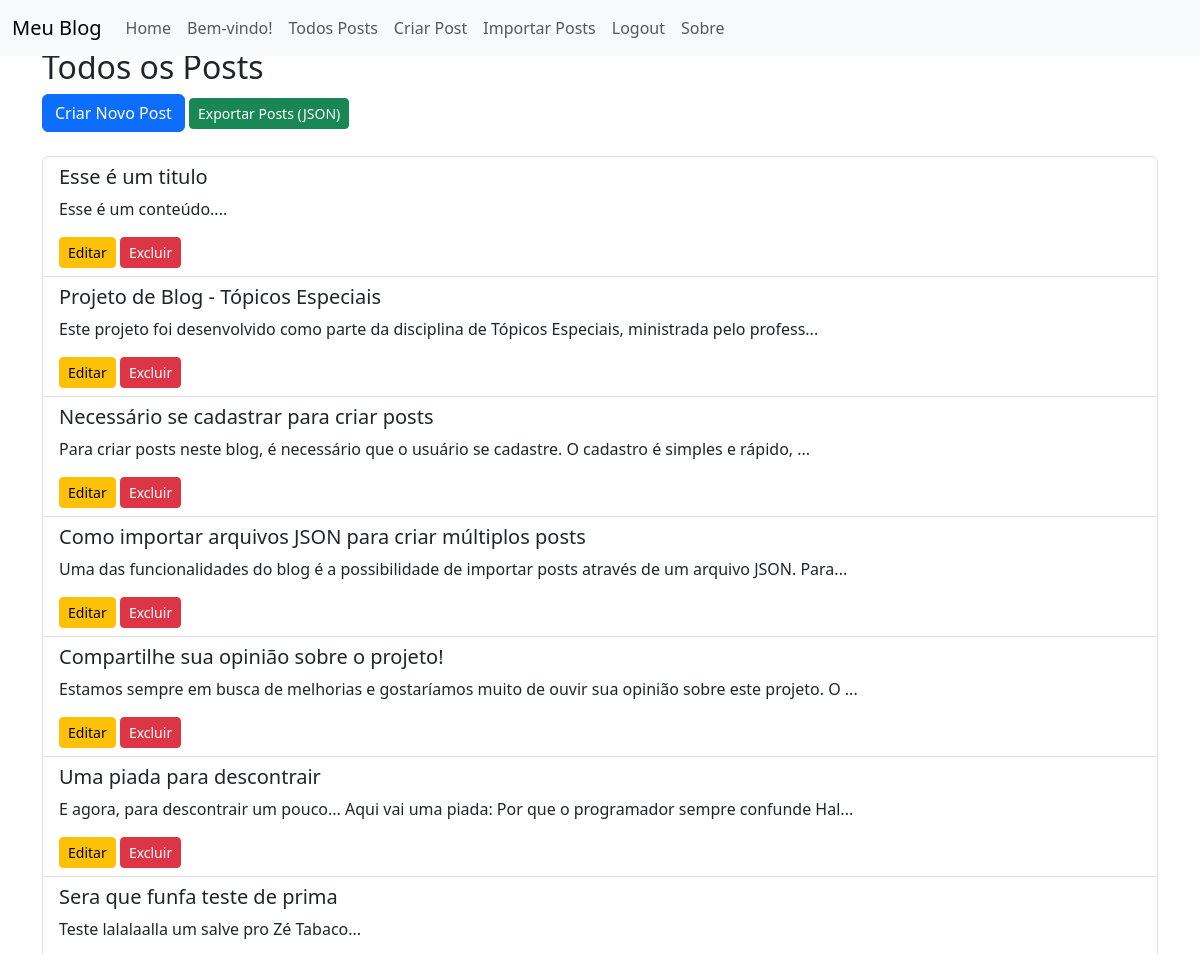
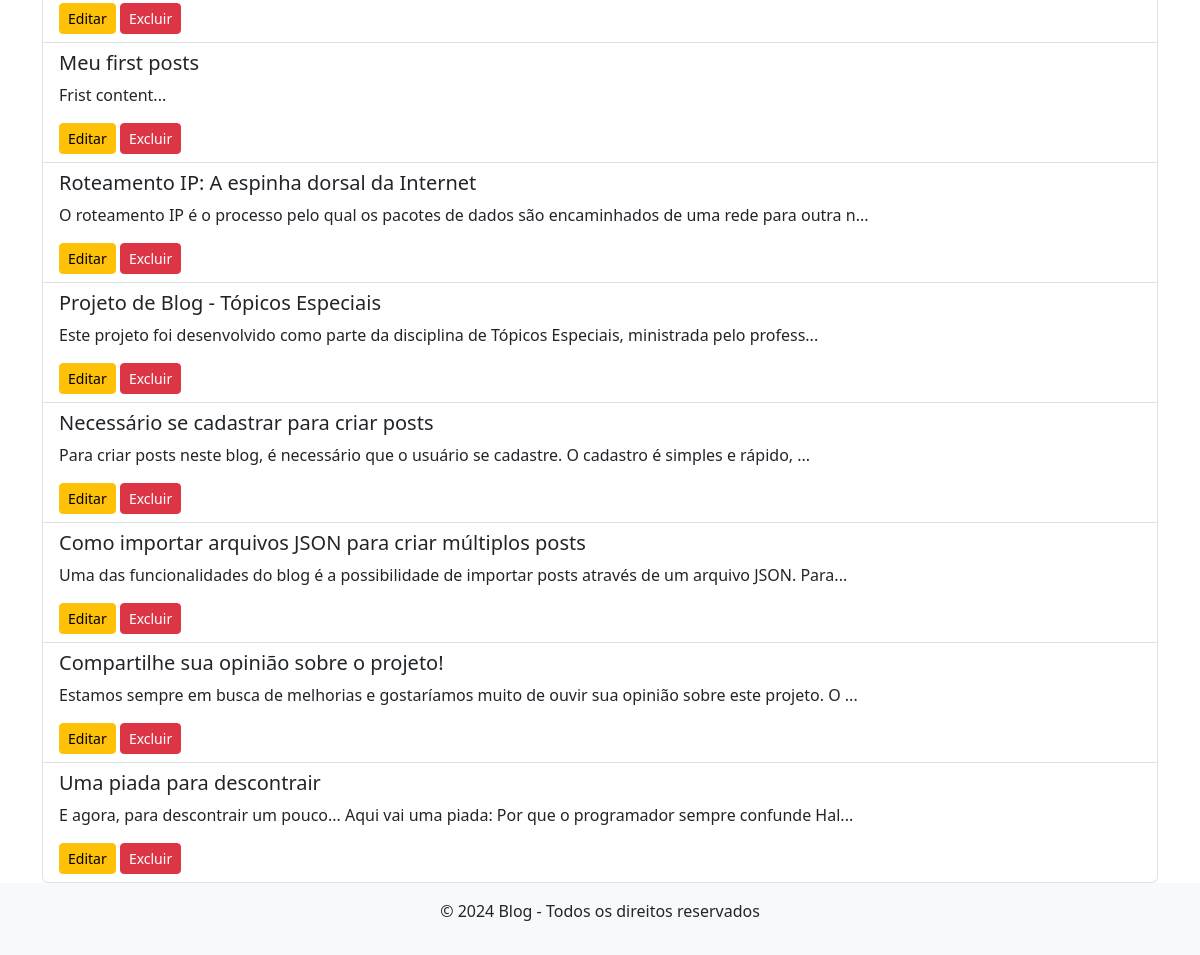
/posts (signed in), run on the app's committed database (2 pictures, top to bottom).
### models/post.py (models this page shows)
class Post(db.Model):
    id = db.Column(db.Integer, primary_key=True)
    title = db.Column(db.String(200), nullable=False)
    content = db.Column(db.Text, nullable=False)
    user_id = db.Column(db.Integer, db.ForeignKey('user.id'), nullable=False)
    created_at = db.Column(db.DateTime, default=datetime.now, nullable=False)
    user = relationship('User', back_populates='posts')

### routes.py (the view)
    @app.route('/posts')
    def listar_posts():
        posts = Post.query.order_by(Post.created_at.desc()).all()
        return render_template('listar_posts.html', posts=posts)

### templates/listar_posts.html
{% extends 'base.html' %}
{% block content %}
    <h2>Todos os Posts</h2>
    <a href="{{ url_for('novo_post') }}" class="btn btn-primary">Criar Novo Post</a>
    <a href="{{ url_for('exportar_posts') }}" class="btn btn-success btn-sm float-right">Exportar Posts (JSON)</a>
    <ul class="list-group mt-4">
        {% for post in posts %}
            <li class="list-group-item">
                <h5>{{ post.title }}</h5>
                <p>{{ post.content[:100] }}...</p>
                <a href="{{ url_for('editar_post', id=post.id) }}" class="btn btn-warning btn-sm">Editar</a>
                <form action="{{ url_for('excluir_post', id=post.id) }}" method="POST" style="display:inline;">
                    <button type="submit" class="btn btn-danger btn-sm">Excluir</button>
                </form>
            </li>
        {% endfor %}
    </ul>
{% endblock %}

### data on the page
Post: title "Esse é um titulo", content "Esse é um conteúdo."
Post: title "Projeto de Blog - Tópicos Especiais", content "Este projeto foi desenvolvido como parte da disciplina de Tópicos Especiais, ministrada pelo profess"
Post: title "Necessário se cadastrar para criar posts", content "Para criar posts neste blog, é necessário que o usuário se cadastre. O cadastro é simples e rápido,"
Post: title "Como importar arquivos JSON para criar múltiplos posts", content "Uma das funcionalidades do blog é a possibilidade de importar posts através de um arquivo JSON. Para"
Post: title "Compartilhe sua opinião sobre o projeto!", content "Estamos sempre em busca de melhorias e gostaríamos muito de ouvir sua opinião sobre este projeto. O"
Post: title "Uma piada para descontrair", content "E agora, para descontrair um pouco... Aqui vai uma piada: Por que o programador sempre confunde Hal"
Post: title "Sera que funfa teste de prima", content "Teste lalalaalla um salve pro Zé Tabaco"
Post: title "Meu first posts", content "Frist content"
Post: title "Roteamento IP: A espinha dorsal da Internet", content "O roteamento IP é o processo pelo qual os pacotes de dados são encaminhados de uma rede para outra n"
Post: title "Projeto de Blog - Tópicos Especiais", content "Este projeto foi desenvolvido como parte da disciplina de Tópicos Especiais, ministrada pelo profess"
Post: title "Necessário se cadastrar para criar posts", content "Para criar posts neste blog, é necessário que o usuário se cadastre. O cadastro é simples e rápido,"
Post: title "Como importar arquivos JSON para criar múltiplos posts", content "Uma das funcionalidades do blog é a possibilidade de importar posts através de um arquivo JSON. Para"
Post: title "Compartilhe sua opinião sobre o projeto!", content "Estamos sempre em busca de melhorias e gostaríamos muito de ouvir sua opinião sobre este projeto. O"
Post: title "Uma piada para descontrair", content "E agora, para descontrair um pouco... Aqui vai uma piada: Por que o programador sempre confunde Hal"
